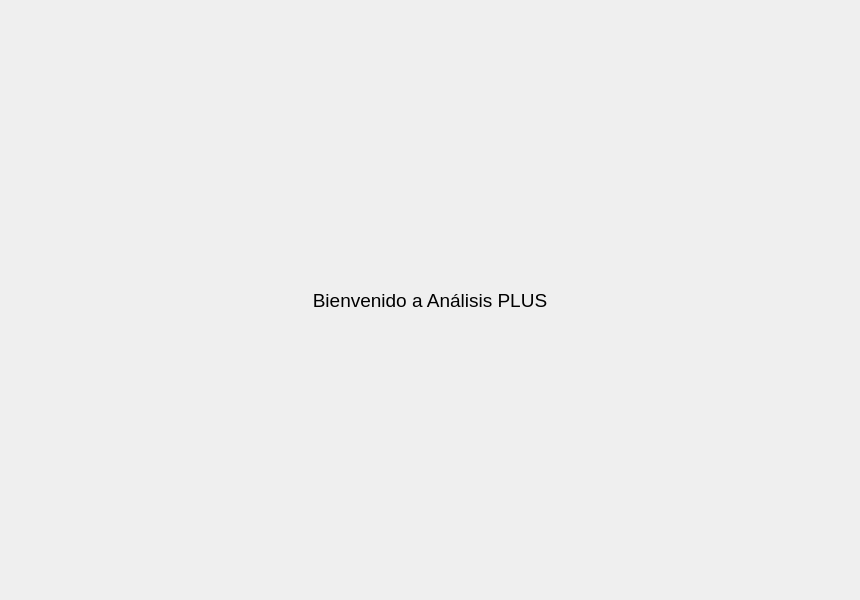
<?xml version="1.0" encoding="UTF-8"?>
<ui version="4.0">
 <class>MainPages</class>
 <widget class="QWidget" name="MainPages">
  <property name="geometry">
   <rect>
    <x>0</x>
    <y>0</y>
    <width>860</width>
    <height>600</height>
   </rect>
  </property>
  <property name="windowTitle">
   <string>Form</string>
  </property>
  <layout class="QVBoxLayout" name="main_pages_layout">
   <property name="spacing">
    <number>0</number>
   </property>
   <property name="leftMargin">
    <number>5</number>
   </property>
   <property name="topMargin">
    <number>5</number>
   </property>
   <property name="rightMargin">
    <number>5</number>
   </property>
   <property name="bottomMargin">
    <number>5</number>
   </property>
   <item>
    <widget class="QStackedWidget" name="pages">
     <property name="currentIndex">
      <number>0</number>
     </property>
     <widget class="QWidget" name="page_1">
      <property name="styleSheet">
       <string notr="true">font-size: 14pt</string>
      </property>
      <layout class="QVBoxLayout" name="page_1_layout">
       <property name="spacing">
        <number>5</number>
       </property>
       <property name="leftMargin">
        <number>5</number>
       </property>
       <property name="topMargin">
        <number>5</number>
       </property>
       <property name="rightMargin">
        <number>5</number>
       </property>
       <property name="bottomMargin">
        <number>5</number>
       </property>
       <item alignment="Qt::AlignHCenter">
        <widget class="QFrame" name="welcome_base">
         <property name="minimumSize">
          <size>
           <width>300</width>
           <height>150</height>
          </size>
         </property>
         <property name="maximumSize">
          <size>
           <width>300</width>
           <height>150</height>
          </size>
         </property>
         <property name="frameShape">
          <enum>QFrame::NoFrame</enum>
         </property>
         <property name="frameShadow">
          <enum>QFrame::Raised</enum>
         </property>
         <layout class="QVBoxLayout" name="center_page_layout">
          <property name="spacing">
           <number>10</number>
          </property>
          <property name="leftMargin">
           <number>0</number>
          </property>
          <property name="topMargin">
           <number>0</number>
          </property>
          <property name="rightMargin">
           <number>0</number>
          </property>
          <property name="bottomMargin">
           <number>0</number>
          </property>
          <item>
           <widget class="QLabel" name="label">
            <property name="text">
             <string>Bienvenido a Análisis PLUS</string>
            </property>
            <property name="alignment">
             <set>Qt::AlignCenter</set>
            </property>
           </widget>
          </item>
         </layout>
        </widget>
       </item>
      </layout>
     </widget>
     <widget class="QWidget" name="page_2">
      <layout class="QVBoxLayout" name="page_2_layout">
       <property name="spacing">
        <number>5</number>
       </property>
       <property name="leftMargin">
        <number>5</number>
       </property>
       <property name="topMargin">
        <number>5</number>
       </property>
       <property name="rightMargin">
        <number>5</number>
       </property>
       <property name="bottomMargin">
        <number>5</number>
       </property>
       <item>
        <widget class="QScrollArea" name="scroll_area">
         <property name="styleSheet">
          <string notr="true">background: transparent;</string>
         </property>
         <property name="frameShape">
          <enum>QFrame::NoFrame</enum>
         </property>
         <property name="verticalScrollBarPolicy">
          <enum>Qt::ScrollBarAlwaysOff</enum>
         </property>
         <property name="horizontalScrollBarPolicy">
          <enum>Qt::ScrollBarAlwaysOff</enum>
         </property>
         <property name="widgetResizable">
          <bool>true</bool>
         </property>
         <widget class="QWidget" name="contents">
          <property name="geometry">
           <rect>
            <x>0</x>
            <y>0</y>
            <width>214</width>
            <height>266</height>
           </rect>
          </property>
          <property name="styleSheet">
           <string notr="true">background: transparent;</string>
          </property>
          <layout class="QVBoxLayout" name="verticalLayout">
           <property name="spacing">
            <number>15</number>
           </property>
           <property name="leftMargin">
            <number>5</number>
           </property>
           <property name="topMargin">
            <number>5</number>
           </property>
           <property name="rightMargin">
            <number>5</number>
           </property>
           <property name="bottomMargin">
            <number>5</number>
           </property>
           <item>
            <widget class="QLabel" name="title_label">
             <property name="maximumSize">
              <size>
               <width>16777215</width>
               <height>40</height>
              </size>
             </property>
             <property name="font">
              <font>
               <pointsize>16</pointsize>
              </font>
             </property>
             <property name="styleSheet">
              <string notr="true">font-size: 16pt</string>
             </property>
             <property name="text">
              <string>Custom Widgets Page</string>
             </property>
             <property name="alignment">
              <set>Qt::AlignCenter</set>
             </property>
            </widget>
           </item>
           <item>
            <widget class="QLabel" name="description_label">
             <property name="text">
              <string>Here will be all the custom widgets, they will be added over time on this page.
I will try to always record a new tutorial when adding a new Widget and updating the project on Patreon before launching on GitHub and GitHub after the public release.</string>
             </property>
             <property name="alignment">
              <set>Qt::AlignHCenter|Qt::AlignTop</set>
             </property>
             <property name="wordWrap">
              <bool>true</bool>
             </property>
            </widget>
           </item>
           <item>
            <layout class="QHBoxLayout" name="row_1_layout"/>
           </item>
           <item>
            <layout class="QHBoxLayout" name="row_2_layout"/>
           </item>
           <item>
            <layout class="QHBoxLayout" name="row_3_layout"/>
           </item>
           <item>
            <layout class="QVBoxLayout" name="row_4_layout"/>
           </item>
           <item>
            <layout class="QVBoxLayout" name="row_5_layout"/>
           </item>
          </layout>
         </widget>
        </widget>
       </item>
      </layout>
     </widget>
     <widget class="QWidget" name="page_3">
      <property name="styleSheet">
       <string notr="true">QFrame {
	font-size: 16pt;
}</string>
      </property>
      <layout class="QVBoxLayout" name="page_3_layout">
       <item>
        <widget class="QLabel" name="empty_page_label">
         <property name="font">
          <font>
           <pointsize>16</pointsize>
          </font>
         </property>
         <property name="text">
          <string>Empty Page</string>
         </property>
         <property name="alignment">
          <set>Qt::AlignCenter</set>
         </property>
        </widget>
       </item>
      </layout>
     </widget>
    </widget>
   </item>
  </layout>
 </widget>
 <resources/>
 <connections/>
</ui>
